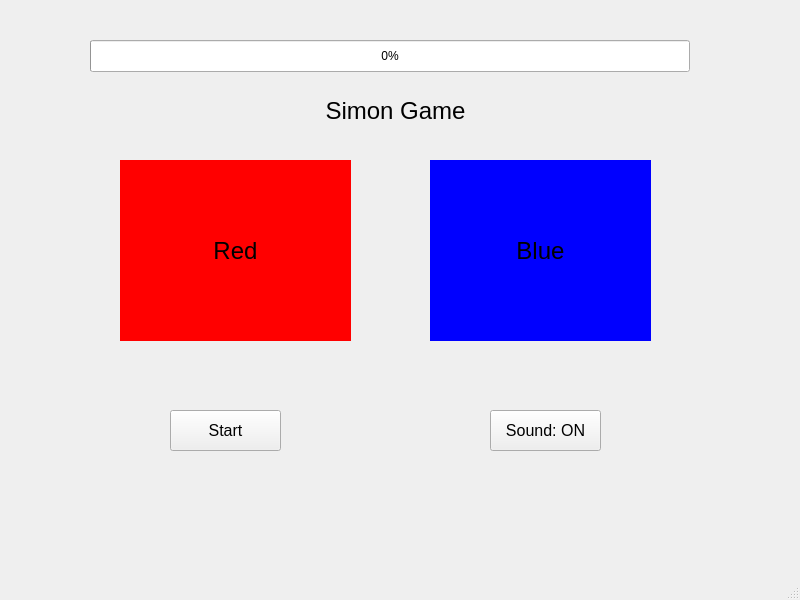
<?xml version="1.0" encoding="UTF-8"?>
<ui version="4.0">
 <class>MainWindow</class>
 <widget class="QMainWindow" name="MainWindow">
  <property name="enabled">
   <bool>true</bool>
  </property>
  <property name="geometry">
   <rect>
    <x>0</x>
    <y>0</y>
    <width>800</width>
    <height>600</height>
   </rect>
  </property>
  <property name="windowTitle">
   <string>John and Hudson's Simon Game</string>
  </property>
  <widget class="QWidget" name="centralwidget">
   <widget class="QPushButton" name="Red">
    <property name="enabled">
     <bool>true</bool>
    </property>
    <property name="geometry">
     <rect>
      <x>120</x>
      <y>160</y>
      <width>231</width>
      <height>181</height>
     </rect>
    </property>
    <property name="palette">
     <palette>
      <active>
       <colorrole role="WindowText">
        <brush brushstyle="SolidPattern">
         <color alpha="255">
          <red>0</red>
          <green>0</green>
          <blue>0</blue>
         </color>
        </brush>
       </colorrole>
       <colorrole role="Button">
        <brush brushstyle="SolidPattern">
         <color alpha="255">
          <red>255</red>
          <green>0</green>
          <blue>0</blue>
         </color>
        </brush>
       </colorrole>
       <colorrole role="Light">
        <brush brushstyle="SolidPattern">
         <color alpha="255">
          <red>255</red>
          <green>255</green>
          <blue>255</blue>
         </color>
        </brush>
       </colorrole>
       <colorrole role="Midlight">
        <brush brushstyle="SolidPattern">
         <color alpha="255">
          <red>255</red>
          <green>255</green>
          <blue>255</blue>
         </color>
        </brush>
       </colorrole>
       <colorrole role="Dark">
        <brush brushstyle="SolidPattern">
         <color alpha="255">
          <red>127</red>
          <green>127</green>
          <blue>127</blue>
         </color>
        </brush>
       </colorrole>
       <colorrole role="Mid">
        <brush brushstyle="SolidPattern">
         <color alpha="255">
          <red>170</red>
          <green>170</green>
          <blue>170</blue>
         </color>
        </brush>
       </colorrole>
       <colorrole role="Text">
        <brush brushstyle="SolidPattern">
         <color alpha="255">
          <red>0</red>
          <green>0</green>
          <blue>0</blue>
         </color>
        </brush>
       </colorrole>
       <colorrole role="BrightText">
        <brush brushstyle="SolidPattern">
         <color alpha="255">
          <red>255</red>
          <green>255</green>
          <blue>255</blue>
         </color>
        </brush>
       </colorrole>
       <colorrole role="ButtonText">
        <brush brushstyle="SolidPattern">
         <color alpha="255">
          <red>0</red>
          <green>0</green>
          <blue>0</blue>
         </color>
        </brush>
       </colorrole>
       <colorrole role="Base">
        <brush brushstyle="SolidPattern">
         <color alpha="255">
          <red>255</red>
          <green>0</green>
          <blue>0</blue>
         </color>
        </brush>
       </colorrole>
       <colorrole role="Window">
        <brush brushstyle="SolidPattern">
         <color alpha="255">
          <red>255</red>
          <green>0</green>
          <blue>0</blue>
         </color>
        </brush>
       </colorrole>
       <colorrole role="Shadow">
        <brush brushstyle="SolidPattern">
         <color alpha="255">
          <red>0</red>
          <green>0</green>
          <blue>0</blue>
         </color>
        </brush>
       </colorrole>
       <colorrole role="AlternateBase">
        <brush brushstyle="SolidPattern">
         <color alpha="255">
          <red>255</red>
          <green>255</green>
          <blue>255</blue>
         </color>
        </brush>
       </colorrole>
       <colorrole role="ToolTipBase">
        <brush brushstyle="SolidPattern">
         <color alpha="255">
          <red>255</red>
          <green>255</green>
          <blue>220</blue>
         </color>
        </brush>
       </colorrole>
       <colorrole role="ToolTipText">
        <brush brushstyle="SolidPattern">
         <color alpha="255">
          <red>0</red>
          <green>0</green>
          <blue>0</blue>
         </color>
        </brush>
       </colorrole>
       <colorrole role="PlaceholderText">
        <brush brushstyle="SolidPattern">
         <color alpha="127">
          <red>0</red>
          <green>0</green>
          <blue>0</blue>
         </color>
        </brush>
       </colorrole>
       <colorrole role="Accent">
        <brush brushstyle="SolidPattern">
         <color alpha="255">
          <red>255</red>
          <green>255</green>
          <blue>255</blue>
         </color>
        </brush>
       </colorrole>
      </active>
      <inactive>
       <colorrole role="WindowText">
        <brush brushstyle="SolidPattern">
         <color alpha="255">
          <red>0</red>
          <green>0</green>
          <blue>0</blue>
         </color>
        </brush>
       </colorrole>
       <colorrole role="Button">
        <brush brushstyle="SolidPattern">
         <color alpha="255">
          <red>255</red>
          <green>0</green>
          <blue>0</blue>
         </color>
        </brush>
       </colorrole>
       <colorrole role="Light">
        <brush brushstyle="SolidPattern">
         <color alpha="255">
          <red>255</red>
          <green>255</green>
          <blue>255</blue>
         </color>
        </brush>
       </colorrole>
       <colorrole role="Midlight">
        <brush brushstyle="SolidPattern">
         <color alpha="255">
          <red>255</red>
          <green>255</green>
          <blue>255</blue>
         </color>
        </brush>
       </colorrole>
       <colorrole role="Dark">
        <brush brushstyle="SolidPattern">
         <color alpha="255">
          <red>127</red>
          <green>127</green>
          <blue>127</blue>
         </color>
        </brush>
       </colorrole>
       <colorrole role="Mid">
        <brush brushstyle="SolidPattern">
         <color alpha="255">
          <red>170</red>
          <green>170</green>
          <blue>170</blue>
         </color>
        </brush>
       </colorrole>
       <colorrole role="Text">
        <brush brushstyle="SolidPattern">
         <color alpha="255">
          <red>0</red>
          <green>0</green>
          <blue>0</blue>
         </color>
        </brush>
       </colorrole>
       <colorrole role="BrightText">
        <brush brushstyle="SolidPattern">
         <color alpha="255">
          <red>255</red>
          <green>255</green>
          <blue>255</blue>
         </color>
        </brush>
       </colorrole>
       <colorrole role="ButtonText">
        <brush brushstyle="SolidPattern">
         <color alpha="255">
          <red>0</red>
          <green>0</green>
          <blue>0</blue>
         </color>
        </brush>
       </colorrole>
       <colorrole role="Base">
        <brush brushstyle="SolidPattern">
         <color alpha="255">
          <red>255</red>
          <green>0</green>
          <blue>0</blue>
         </color>
        </brush>
       </colorrole>
       <colorrole role="Window">
        <brush brushstyle="SolidPattern">
         <color alpha="255">
          <red>255</red>
          <green>0</green>
          <blue>0</blue>
         </color>
        </brush>
       </colorrole>
       <colorrole role="Shadow">
        <brush brushstyle="SolidPattern">
         <color alpha="255">
          <red>0</red>
          <green>0</green>
          <blue>0</blue>
         </color>
        </brush>
       </colorrole>
       <colorrole role="AlternateBase">
        <brush brushstyle="SolidPattern">
         <color alpha="255">
          <red>255</red>
          <green>255</green>
          <blue>255</blue>
         </color>
        </brush>
       </colorrole>
       <colorrole role="ToolTipBase">
        <brush brushstyle="SolidPattern">
         <color alpha="255">
          <red>255</red>
          <green>255</green>
          <blue>220</blue>
         </color>
        </brush>
       </colorrole>
       <colorrole role="ToolTipText">
        <brush brushstyle="SolidPattern">
         <color alpha="255">
          <red>0</red>
          <green>0</green>
          <blue>0</blue>
         </color>
        </brush>
       </colorrole>
       <colorrole role="PlaceholderText">
        <brush brushstyle="SolidPattern">
         <color alpha="127">
          <red>0</red>
          <green>0</green>
          <blue>0</blue>
         </color>
        </brush>
       </colorrole>
       <colorrole role="Accent">
        <brush brushstyle="SolidPattern">
         <color alpha="255">
          <red>255</red>
          <green>255</green>
          <blue>255</blue>
         </color>
        </brush>
       </colorrole>
      </inactive>
      <disabled>
       <colorrole role="WindowText">
        <brush brushstyle="SolidPattern">
         <color alpha="255">
          <red>127</red>
          <green>127</green>
          <blue>127</blue>
         </color>
        </brush>
       </colorrole>
       <colorrole role="Button">
        <brush brushstyle="SolidPattern">
         <color alpha="255">
          <red>255</red>
          <green>0</green>
          <blue>0</blue>
         </color>
        </brush>
       </colorrole>
       <colorrole role="Light">
        <brush brushstyle="SolidPattern">
         <color alpha="255">
          <red>255</red>
          <green>255</green>
          <blue>255</blue>
         </color>
        </brush>
       </colorrole>
       <colorrole role="Midlight">
        <brush brushstyle="SolidPattern">
         <color alpha="255">
          <red>255</red>
          <green>255</green>
          <blue>255</blue>
         </color>
        </brush>
       </colorrole>
       <colorrole role="Dark">
        <brush brushstyle="SolidPattern">
         <color alpha="255">
          <red>127</red>
          <green>127</green>
          <blue>127</blue>
         </color>
        </brush>
       </colorrole>
       <colorrole role="Mid">
        <brush brushstyle="SolidPattern">
         <color alpha="255">
          <red>170</red>
          <green>170</green>
          <blue>170</blue>
         </color>
        </brush>
       </colorrole>
       <colorrole role="Text">
        <brush brushstyle="SolidPattern">
         <color alpha="255">
          <red>127</red>
          <green>127</green>
          <blue>127</blue>
         </color>
        </brush>
       </colorrole>
       <colorrole role="BrightText">
        <brush brushstyle="SolidPattern">
         <color alpha="255">
          <red>255</red>
          <green>255</green>
          <blue>255</blue>
         </color>
        </brush>
       </colorrole>
       <colorrole role="ButtonText">
        <brush brushstyle="SolidPattern">
         <color alpha="255">
          <red>127</red>
          <green>127</green>
          <blue>127</blue>
         </color>
        </brush>
       </colorrole>
       <colorrole role="Base">
        <brush brushstyle="SolidPattern">
         <color alpha="255">
          <red>255</red>
          <green>0</green>
          <blue>0</blue>
         </color>
        </brush>
       </colorrole>
       <colorrole role="Window">
        <brush brushstyle="SolidPattern">
         <color alpha="255">
          <red>255</red>
          <green>0</green>
          <blue>0</blue>
         </color>
        </brush>
       </colorrole>
       <colorrole role="Shadow">
        <brush brushstyle="SolidPattern">
         <color alpha="255">
          <red>0</red>
          <green>0</green>
          <blue>0</blue>
         </color>
        </brush>
       </colorrole>
       <colorrole role="AlternateBase">
        <brush brushstyle="SolidPattern">
         <color alpha="255">
          <red>255</red>
          <green>255</green>
          <blue>255</blue>
         </color>
        </brush>
       </colorrole>
       <colorrole role="ToolTipBase">
        <brush brushstyle="SolidPattern">
         <color alpha="255">
          <red>255</red>
          <green>255</green>
          <blue>220</blue>
         </color>
        </brush>
       </colorrole>
       <colorrole role="ToolTipText">
        <brush brushstyle="SolidPattern">
         <color alpha="255">
          <red>0</red>
          <green>0</green>
          <blue>0</blue>
         </color>
        </brush>
       </colorrole>
       <colorrole role="PlaceholderText">
        <brush brushstyle="SolidPattern">
         <color alpha="127">
          <red>127</red>
          <green>127</green>
          <blue>127</blue>
         </color>
        </brush>
       </colorrole>
       <colorrole role="Accent">
        <brush brushstyle="SolidPattern">
         <color alpha="255">
          <red>255</red>
          <green>255</green>
          <blue>255</blue>
         </color>
        </brush>
       </colorrole>
      </disabled>
     </palette>
    </property>
    <property name="font">
     <font>
      <pointsize>18</pointsize>
     </font>
    </property>
    <property name="autoFillBackground">
     <bool>false</bool>
    </property>
    <property name="styleSheet">
     <string notr="true">background-color: rgb(255, 0, 0);
border: 5px black;</string>
    </property>
    <property name="text">
     <string>Red</string>
    </property>
    <property name="checkable">
     <bool>false</bool>
    </property>
   </widget>
   <widget class="QPushButton" name="Blue">
    <property name="enabled">
     <bool>true</bool>
    </property>
    <property name="geometry">
     <rect>
      <x>430</x>
      <y>160</y>
      <width>221</width>
      <height>181</height>
     </rect>
    </property>
    <property name="font">
     <font>
      <pointsize>18</pointsize>
     </font>
    </property>
    <property name="autoFillBackground">
     <bool>false</bool>
    </property>
    <property name="styleSheet">
     <string notr="true">background-color: rgb(0, 0, 255);
border: 5px black;</string>
    </property>
    <property name="text">
     <string>Blue</string>
    </property>
   </widget>
   <widget class="QProgressBar" name="progressBar">
    <property name="enabled">
     <bool>true</bool>
    </property>
    <property name="geometry">
     <rect>
      <x>90</x>
      <y>40</y>
      <width>600</width>
      <height>32</height>
     </rect>
    </property>
    <property name="maximumSize">
     <size>
      <width>600</width>
      <height>32</height>
     </size>
    </property>
    <property name="styleSheet">
     <string notr="true">QProgressBar{
	height: 32px;
}</string>
    </property>
    <property name="value">
     <number>0</number>
    </property>
   </widget>
   <widget class="QPushButton" name="startButton">
    <property name="enabled">
     <bool>true</bool>
    </property>
    <property name="geometry">
     <rect>
      <x>170</x>
      <y>410</y>
      <width>111</width>
      <height>41</height>
     </rect>
    </property>
    <property name="font">
     <font>
      <pointsize>12</pointsize>
     </font>
    </property>
    <property name="text">
     <string>Start</string>
    </property>
   </widget>
   <widget class="QPushButton" name="soundButton">
    <property name="enabled">
     <bool>true</bool>
    </property>
    <property name="geometry">
     <rect>
      <x>490</x>
      <y>410</y>
      <width>111</width>
      <height>41</height>
     </rect>
    </property>
    <property name="font">
     <font>
      <pointsize>12</pointsize>
     </font>
    </property>
    <property name="text">
     <string>Sound: ON</string>
    </property>
    <property name="checkable">
     <bool>false</bool>
    </property>
   </widget>
   <widget class="QLabel" name="label">
    <property name="enabled">
     <bool>true</bool>
    </property>
    <property name="geometry">
     <rect>
      <x>40</x>
      <y>90</y>
      <width>711</width>
      <height>41</height>
     </rect>
    </property>
    <property name="font">
     <font>
      <pointsize>18</pointsize>
      <bold>false</bold>
     </font>
    </property>
    <property name="text">
     <string>Simon Game</string>
    </property>
    <property name="alignment">
     <set>Qt::AlignmentFlag::AlignCenter</set>
    </property>
   </widget>
  </widget>
  <widget class="QStatusBar" name="statusbar"/>
 </widget>
 <resources/>
 <connections/>
</ui>
